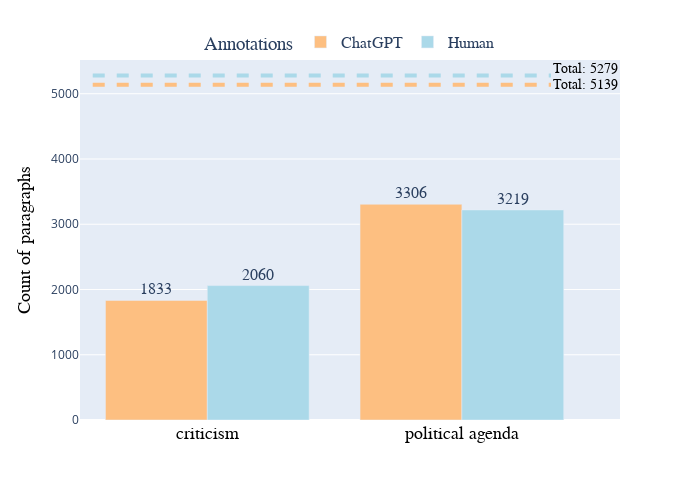

Notebook cell for this chart:
### Markdown cell above
Text classification: criticism vs. political agenda

### Code cell
# prepare the data for the plot
df_melted = data[['criticism_or_agenda_gpt', 'criticism_or_agenda_human']].melt(var_name='feature', value_name='value')
df_grouped = df_melted.groupby(['feature', 'value']).size().reset_index(name='count')
totals = df_grouped.groupby('feature')['count'].sum().reset_index()
totals['value'] = 'total'

# plot the grouped bars
color_map = {'criticism_or_agenda_gpt': '#fdbf81', 'criticism_or_agenda_human': '#abd9e9'}
fig = px.bar(df_grouped, x='value', y='count', color='feature', text='count', barmode='group',
    labels={'count': 'Count of paragraphs', 'value': 'Criticism vs. Agenda'}, text_auto=True, color_discrete_map=color_map)
fig.update_traces(textposition='outside', textfont=dict(size=16, family='Arial'))

# add the lines for the totals
for index, row in totals.iterrows():
    fig.add_shape(
        type='line',
        x0=-0.45,  
        x1=1.35,
        y0=row['count'], y1=row['count'],
        xref='x', yref='y',
        line=dict(color=color_map[row['feature']], width=4, dash='dash'),
        name=f'Total {row["feature"]}')
    fig.add_annotation(
        x=1.35,
        y=row['count'] + (index * 100),
        text=f'Total: {row["count"]}',
        showarrow=False,
        font=dict(size=14, family='Arial', color='black'),
        xanchor='left',
        yanchor='middle')

# adjust legend and figure size
custom_labels = {'criticism_or_agenda_gpt': 'ChatGPT', 'criticism_or_agenda_human': 'Human'}
fig.for_each_trace(lambda t: t.update(name=custom_labels[t.name]))
fig.update_layout(
    width=700, height=500,
    legend_title_text='Annotations',
    legend=dict(orientation="h", yanchor="bottom", y=1.0, xanchor="center", x=0.5, font=dict(size=16, family='Arial')))

# adjust axis
fig.update_xaxes(title=None)
fig.update_xaxes(tickfont=dict(size=18, family='Arial', color='black'))
fig.update_yaxes(title_font=dict(size=18, family='Arial', color='black'))

fig.show()
fig.write_image("images/criticism_agenda_gpt.png", scale=2)

### Figure 1 — Plotly figure (JSON) as saved in the notebook; plotly's stock layout.template omitted (floating-point values rounded to 4 significant figures)
{"data": [{"alignmentgroup": "True", "hovertemplate": "feature=criticism_or_agenda_gpt<br>Criticism vs. Agenda=%{x}<br>Count of paragraphs=%{text}<extra></extra>", "legendgroup": "criticism_or_agenda_gpt", "marker": {"color": "#fdbf81", "pattern": {"shape": ""}}, "name": "ChatGPT", "offsetgroup": "criticism_or_agenda_gpt", "orientation": "v", "showlegend": true, "text": [1833, 3306], "textfont": {"family": "Arial", "size": 16}, "textposition": "outside", "texttemplate": "%{y}", "type": "bar", "x": ["criticism", "political agenda"], "xaxis": "x", "y": [1833, 3306], "yaxis": "y"}, {"alignmentgroup": "True", "hovertemplate": "feature=criticism_or_agenda_human<br>Criticism vs. Agenda=%{x}<br>Count of paragraphs=%{text}<extra></extra>", "legendgroup": "criticism_or_agenda_human", "marker": {"color": "#abd9e9", "pattern": {"shape": ""}}, "name": "Human", "offsetgroup": "criticism_or_agenda_human", "orientation": "v", "showlegend": true, "text": [2060, 3219], "textfont": {"family": "Arial", "size": 16}, "textposition": "outside", "texttemplate": "%{y}", "type": "bar", "x": ["criticism", "political agenda"], "xaxis": "x", "y": [2060, 3219], "yaxis": "y"}], "layout": {"annotations": [{"font": {"color": "black", "family": "Arial", "size": 14}, "showarrow": false, "text": "Total: 5139", "x": 1.35, "xanchor": "left", "y": 5139, "yanchor": "middle"}, {"font": {"color": "black", "family": "Arial", "size": 14}, "showarrow": false, "text": "Total: 5279", "x": 1.35, "xanchor": "left", "y": 5379, "yanchor": "middle"}], "barmode": "group", "height": 500, "legend": {"font": {"family": "Arial", "size": 16}, "orientation": "h", "title": {"text": "Annotations"}, "tracegroupgap": 0, "x": 0.5, "xanchor": "center", "y": 1, "yanchor": "bottom"}, "margin": {"t": 60}, "shapes": [{"line": {"color": "#fdbf81", "dash": "dash", "width": 4}, "name": "Total criticism_or_agenda_gpt", "type": "line", "x0": -0.45, "x1": 1.35, "xref": "x", "y0": 5139, "y1": 5139, "yref": "y"}, {"line": {"color": "#abd9e9", "dash": "dash", "width": 4}, "name": "Total criticism_or_agenda_human", "type": "line", "x0": -0.45, "x1": 1.35, "xref": "x", "y0": 5279, "y1": 5279, "yref": "y"}], "width": 700, "xaxis": {"anchor": "y", "domain": [0, 1], "tickfont": {"color": "black", "family": "Arial", "size": 18}, "title": {}}, "yaxis": {"anchor": "x", "domain": [0, 1], "title": {"font": {"color": "black", "family": "Arial", "size": 18}, "text": "Count of paragraphs"}}}}
